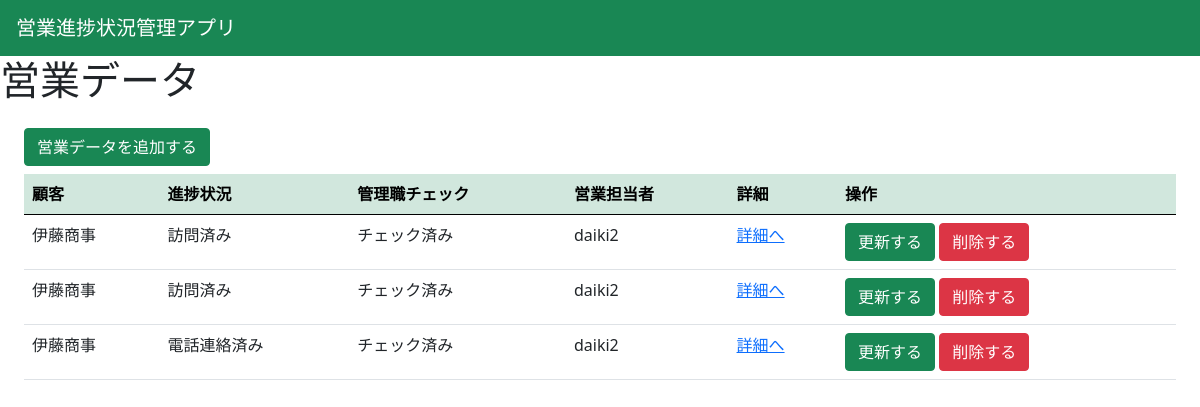
Page /list/ on the committed database.
### salesapp/models.py (models this page shows, shortened)
class Sales(models.Model):
    customer=models.ForeignKey(Customer,on_delete=models.PROTECT)
    progress=models.IntegerField(choices=[(0,"電話連絡済み"),(1,"訪問済み"),(2,"契約書送付済み"),(3,"契約済み"),(4,"失注")])
    manager_checked=models.BooleanField(default=False)#BooleanFieldは0、1の二択
    memo=models.TextField()
    staff=models.ForeignKey(User,on_delete=models.PROTECT,limit_choices_to={"is_superuser":False})

class Customer(models.Model):
    name=models.CharField(max_length=100)

### salesapp/views.py (the view)
# urls.py: path("list/",views.SalesListView.as_view(),name="list"),
class SalesListView(ListView):
    template_name="list.html"
    model=Sales

### templates/list.html (shortened to what this page needs)
{% extends "base.html" %}
{% block h1 %}営業データ{% endblock %}
{% block content %}
<div class="m-4">
    <a href="{% url 'create' %}" class="btn btn-success mb-2">営業データを追加する</a>
    <table class="table table-borddered">
        <thead>
            <tr class="table-success">
                <th>顧客</th>
                <th>進捗状況</th>
                <th>管理職チェック</th>
                <th>営業担当者</th>
                <th>詳細</th>
                <th>操作</th>
            </tr>
        </thead>
        <tbody>
            {% for sales in object_list %}
            <tr>
                <td>{{ sales.customer.name }}</td>
                <td>{{ sales.get_progress_display }}</td>
                <td>{{ sales.manager_checked|yesno:"チェック済み,未チェック"}}</td>
                <td>{{ sales.staff.username }}</td>
                <td><a href="{% url 'detail' sales.id %}">詳細へ</a></td>
                <td>
                    <a href="{% url 'update' sales.id %}" class="btn btn-success">更新する</a>
                    <a href="{% url 'delete' sales.id %}" class="btn btn-danger">削除する</a>
                </td>
            </tr>
            {% endfor %}
        </tbody>
    </table>
</div>
{% endblock %}

### templates/base.html (shortened to what this page needs)
<!doctype html>
<html lang="en">
  <head>
    <link href="https://cdn.jsdelivr.net/npm/bootstrap@5.0.2/dist/css/bootstrap.min.css" rel="stylesheet">
  </head>
  <body>
    <nav class="navbar navbar-dark bg-success">
        <a class="navbar-brand mx-3" href="">営業進捗状況管理アプリ</a>
    </nav>
    <h1>{% block h1 %}{% endblock h1%}</h1>
    {% block content %}{% endblock content %}
  </body>
</html>

### rows in the picture
Sales: customer.name "伊藤商事", progress "訪問済み", manager_checked "チェック済み", staff.username "daiki2"
Sales: customer.name "伊藤商事", progress "訪問済み", manager_checked "チェック済み", staff.username "daiki2"
Sales: customer.name "伊藤商事", progress "電話連絡済み", manager_checked "チェック済み", staff.username "daiki2"
